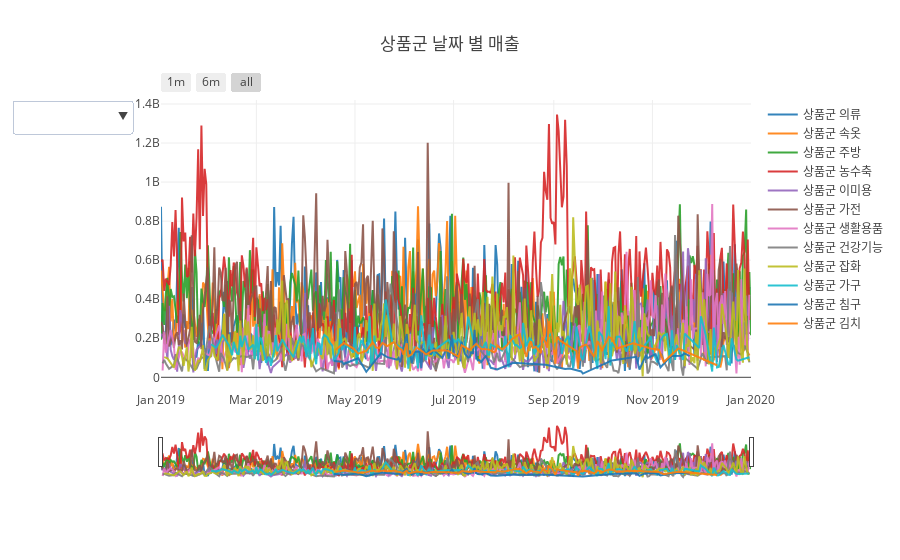

Notebook code cell kept with this figure:
### Markdown cell above
### - 상품군별 '날짜'별로 보기

### Code cell
상품군열 = list(실적_2019['상품군'].unique())
상품군열 

item_sum = 실적_2019.groupby(['상품군', '방송날짜'])['취급액'].sum()
item_sum=item_sum.to_frame().reset_index()
data = []
for i in 상품군열 :
    s = item_sum.loc[item_sum['상품군']==i]
    trace = go.Scatter(
        x= s.방송날짜,
        y= s.취급액,
        name = "상품군 "+str(i),
        opacity = 0.9)
    data.append(trace)

# Buttons to select a specific store visualization
update_buttons = []
for i in 상품군열 :
    visible = [True if j == i else False for j in 상품군열 ]
    button= dict(label = '상품군 ' + str(i), method= 'update', args= [{'visible': visible}])
    update_buttons.append(button)
# Button to return to all stores visualization
update_buttons.append(dict(label = 'All', method= 'update', args= [{'visible': [True]*10}]))

updatemenus = list([dict(active=-1, buttons=list(update_buttons))])

layout = dict(
    title='상품군 날짜 별 매출 ',
    updatemenus= updatemenus,
    xaxis=dict(
        rangeselector=dict(
            buttons=list([
                dict(count=1, label='1m', step='month', stepmode='backward'),
                dict(count=6, label='6m', step='month', stepmode='backward'),
                dict(step='all')
            ])
        ),
        rangeslider=dict(), type='date'
    )
)

fig = dict(data=data, layout=layout)
iplot(fig, validate= False)

### Figure 1 — Plotly figure (JSON) as saved in the notebook; plotly's stock layout.template omitted (floating-point values rounded to 4 significant figures; data arrays with more than 128 entries replaced by an {"elided": "..."} marker saying what was removed)
{"data": [{"name": "상품군 의류", "opacity": 0.9, "type": "scatter", "x": {"elided": "355 str values"}, "y": {"elided": "355 int values"}}, {"name": "상품군 속옷", "opacity": 0.9, "type": "scatter", "x": {"elided": "345 str values"}, "y": {"elided": "345 int values"}}, {"name": "상품군 주방", "opacity": 0.9, "type": "scatter", "x": {"elided": "358 str values"}, "y": {"elided": "358 int values"}}, {"name": "상품군 농수축", "opacity": 0.9, "type": "scatter", "x": {"elided": "356 str values"}, "y": {"elided": "356 int values"}}, {"name": "상품군 이미용", "opacity": 0.9, "type": "scatter", "x": {"elided": "267 str values"}, "y": {"elided": "267 int values"}}, {"name": "상품군 가전", "opacity": 0.9, "type": "scatter", "x": {"elided": "302 str values"}, "y": {"elided": "302 int values"}}, {"name": "상품군 생활용품", "opacity": 0.9, "type": "scatter", "x": {"elided": "282 str values"}, "y": {"elided": "282 int values"}}, {"name": "상품군 건강기능", "opacity": 0.9, "type": "scatter", "x": {"elided": "165 str values"}, "y": {"elided": "165 int values"}}, {"name": "상품군 잡화", "opacity": 0.9, "type": "scatter", "x": {"elided": "304 str values"}, "y": {"elided": "304 int values"}}, {"name": "상품군 가구", "opacity": 0.9, "type": "scatter", "x": {"elided": "182 str values"}, "y": {"elided": "182 int values"}}, {"name": "상품군 침구", "opacity": 0.9, "type": "scatter", "x": ["2019-04-18", "2019-04-23", "2019-04-24", "2019-05-03", "2019-05-08", "2019-05-17", "2019-05-21", "2019-05-22", "2019-05-23", "2019-05-27", "2019-05-28", "2019-05-29", "2019-05-30", "2019-06-02", "2019-06-03", "2019-06-04", "2019-06-05", "2019-06-07", "2019-06-10", "2019-06-11", "2019-06-12", "2019-06-14", "2019-06-16", "2019-06-17", "2019-06-19", "2019-06-20", "2019-06-24", "2019-06-26", "2019-06-27", "2019-06-28", "2019-06-30", "2019-07-01", "2019-07-03", "2019-07-04", "2019-07-05", "2019-07-06", "2019-07-08", "2019-07-10", "2019-07-11", "2019-07-12", "2019-07-13", "2019-07-14", "2019-07-15", "2019-07-16", "2019-07-17", "2019-07-18", "2019-07-21", "2019-07-24", "2019-07-28", "2019-08-07", "2019-08-27", "2019-09-08", "2019-09-11", "2019-09-18", "2019-09-19", "2019-10-07", "2019-10-22", "2019-10-24", "2019-10-28", "2019-10-29", "2019-11-03", "2019-11-06", "2019-11-11", "2019-11-13", "2019-11-19", "2019-11-21", "2019-11-24"], "y": [83998000, 79811000, 68480000, 97161000, 28152000, 123138000, 103322000, 100999000, 97148000, 90067000, 99275000, 76963000, 110617000, 221368000, 122350000, 134938000, 71723000, 131010000, 130435000, 46143000, 146598000, 113665000, 142161000, 117131000, 150001000, 129428000, 99289000, 135868000, 139128000, 95123000, 217386000, 119836000, 103891000, 123133000, 141602000, 181790000, 120192000, 100883000, 102802000, 132001000, 121390000, 242884000, 112487000, 86442000, 88041000, 77490000, 110090000, 48457000, 40599000, 74142000, 64448000, 42651000, 45354000, 30097000, 19218000, 86516000, 104692000, 39961000, 113212000, 98212000, 118998000, 50870000, 96350000, 108818000, 110848000, 122006000, 108289000]}, {"name": "상품군 김치", "opacity": 0.9, "type": "scatter", "x": ["2019-04-19", "2019-04-24", "2019-04-30", "2019-05-03", "2019-05-08", "2019-05-12", "2019-05-14", "2019-05-16", "2019-05-18", "2019-05-21", "2019-05-25", "2019-05-28", "2019-05-30", "2019-05-31", "2019-06-02", "2019-06-03", "2019-06-05", "2019-06-08", "2019-06-12", "2019-06-14", "2019-06-18", "2019-06-26", "2019-06-28", "2019-07-04", "2019-07-06", "2019-07-11", "2019-07-15", "2019-07-18", "2019-07-23", "2019-07-26", "2019-07-27", "2019-07-28", "2019-07-31", "2019-08-03", "2019-08-06", "2019-08-11", "2019-08-12", "2019-08-15", "2019-08-17", "2019-08-18", "2019-08-19", "2019-08-20", "2019-08-21", "2019-08-22", "2019-08-24", "2019-08-25", "2019-08-27", "2019-08-28", "2019-08-29", "2019-08-31", "2019-09-02", "2019-09-03", "2019-09-05", "2019-09-15", "2019-09-16", "2019-09-17", "2019-09-21", "2019-09-26", "2019-09-27", "2019-09-28", "2019-10-01", "2019-10-02", "2019-10-05", "2019-10-07", "2019-10-10", "2019-10-20", "2019-10-31", "2019-11-05", "2019-11-08", "2019-11-15", "2019-11-17", "2019-12-11"], "y": [139291000, 175995000, 148385000, 121225000, 135420000, 179186000, 152385000, 149982000, 176758000, 159755000, 180169000, 148852000, 141274000, 115722000, 175604000, 107092000, 117330000, 152817000, 131210000, 116355000, 137592000, 138107000, 133965000, 105741000, 163610000, 140182000, 171306000, 146364000, 141732000, 128168000, 133985000, 163608000, 142775000, 163356000, 194675000, 221245000, 185138000, 104828000, 172287000, 183801000, 150411000, 152747000, 155917000, 142396000, 124298000, 205583000, 177318000, 151873000, 286679000, 216280000, 69276000, 206690000, 187845000, 134840000, 44250000, 153491000, 168477000, 104154000, 139968000, 186487000, 135006000, 158043000, 206974000, 197888000, 147894000, 174769000, 147635000, 141687000, 78872000, 132870000, 147866000, 61609000]}], "layout": {"title": "상품군 날짜 별 매출 ", "updatemenus": [{"active": -1, "buttons": [{"args": [{"visible": [true, false, false, false, false, false, false, false, false, false, false, false]}], "label": "상품군 의류", "method": "update"}, {"args": [{"visible": [false, true, false, false, false, false, false, false, false, false, false, false]}], "label": "상품군 속옷", "method": "update"}, {"args": [{"visible": [false, false, true, false, false, false, false, false, false, false, false, false]}], "label": "상품군 주방", "method": "update"}, {"args": [{"visible": [false, false, false, true, false, false, false, false, false, false, false, false]}], "label": "상품군 농수축", "method": "update"}, {"args": [{"visible": [false, false, false, false, true, false, false, false, false, false, false, false]}], "label": "상품군 이미용", "method": "update"}, {"args": [{"visible": [false, false, false, false, false, true, false, false, false, false, false, false]}], "label": "상품군 가전", "method": "update"}, {"args": [{"visible": [false, false, false, false, false, false, true, false, false, false, false, false]}], "label": "상품군 생활용품", "method": "update"}, {"args": [{"visible": [false, false, false, false, false, false, false, true, false, false, false, false]}], "label": "상품군 건강기능", "method": "update"}, {"args": [{"visible": [false, false, false, false, false, false, false, false, true, false, false, false]}], "label": "상품군 잡화", "method": "update"}, {"args": [{"visible": [false, false, false, false, false, false, false, false, false, true, false, false]}], "label": "상품군 가구", "method": "update"}, {"args": [{"visible": [false, false, false, false, false, false, false, false, false, false, true, false]}], "label": "상품군 침구", "method": "update"}, {"args": [{"visible": [false, false, false, false, false, false, false, false, false, false, false, true]}], "label": "상품군 김치", "method": "update"}, {"args": [{"visible": [true, true, true, true, true, true, true, true, true, true]}], "label": "All", "method": "update"}]}], "xaxis": {"rangeselector": {"buttons": [{"count": 1, "label": "1m", "step": "month", "stepmode": "backward"}, {"count": 6, "label": "6m", "step": "month", "stepmode": "backward"}, {"step": "all"}]}, "rangeslider": {}, "type": "date"}}}
